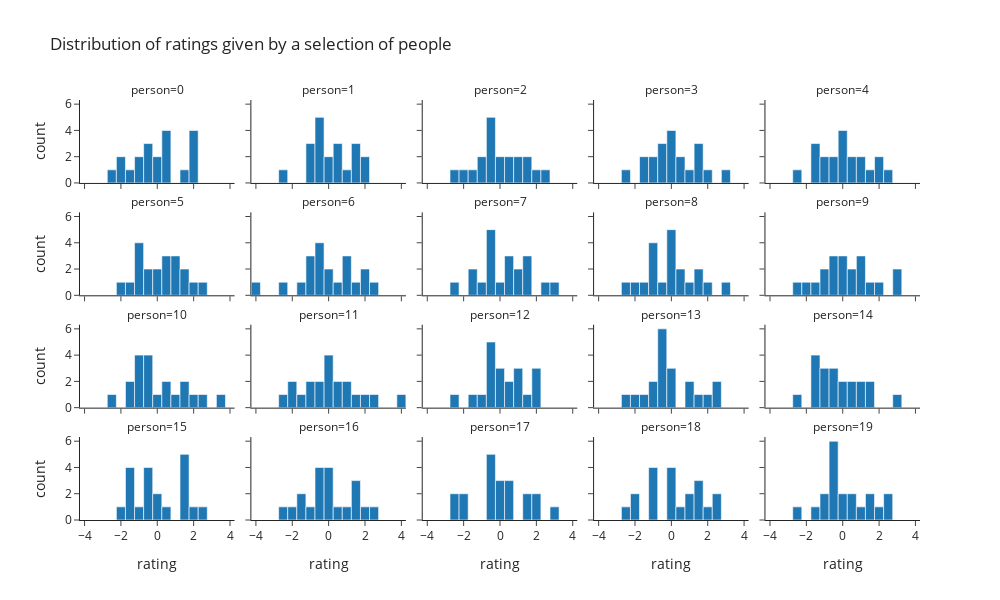

Notebook code for this chart:
### Markdown cell above
Visualising ratings given by a selection of individual participants in a similar way, we can see the nature of the distributions of ratings does not behave in the same way as the distributions per chocolate. This is a result of the fact that no individual level variation is assumed in the generative model, i.e. that all people are rating chocolates on a scale that is invariant to the population level scale (implicitly assumed to be their own private appeal rating scale bounded by how bad or good they consider it possible for a chocolate to be). So the ratings given by individuals tend to be spread across the appeal scale largeley within the bounds pf -2 to +2.

### Code cell
sim_viz.plot_ratings(facet_col='person',
                     facets_limit={'var': 'person',
                                   'records': 20},
                     title='Distribution of ratings given by a selection of people')

### Figure 1 — Plotly figure (JSON) as saved in the notebook; plotly's stock layout.template omitted (floating-point values rounded to 4 significant figures)
{"data": [{"alignmentgroup": "True", "bingroup": "x", "hovertemplate": "person=0<br>rating=%{x}<br>count=%{y}<extra></extra>", "legendgroup": "", "marker": {"color": "#1F77B4", "pattern": {"shape": ""}}, "name": "", "offsetgroup": "", "orientation": "v", "showlegend": false, "type": "histogram", "x": [-1.584, 1.688, 0.3599, -1.96, 0.04084, 1.897, -2.419, -0.5061, 0.706, -0.7407, -0.5321, -0.2477, 2.123, -1.148, -1.955, 0.7472, 1.821, 2.147, 0.4289, -1.152], "xaxis": "x16", "yaxis": "y16"}, {"alignmentgroup": "True", "bingroup": "x", "hovertemplate": "person=1<br>rating=%{x}<br>count=%{y}<extra></extra>", "legendgroup": "", "marker": {"color": "#1F77B4", "pattern": {"shape": ""}}, "name": "", "offsetgroup": "", "orientation": "v", "showlegend": false, "type": "histogram", "x": [-0.2763, 0.3991, 0.6896, -1.23, -0.7162, 1.321, -2.558, -0.8305, 2.241, -0.7629, -0.3184, -0.328, 1.59, -0.09224, -0.6824, 0.7374, 1.171, 1.758, 1.265, 0.02305], "xaxis": "x17", "yaxis": "y17"}, {"alignmentgroup": "True", "bingroup": "x", "hovertemplate": "person=2<br>rating=%{x}<br>count=%{y}<extra></extra>", "legendgroup": "", "marker": {"color": "#1F77B4", "pattern": {"shape": ""}}, "name": "", "offsetgroup": "", "orientation": "v", "showlegend": false, "type": "histogram", "x": [-0.6717, -0.7204, 0.4574, -0.6177, -0.5894, 1.662, -2.395, -1.046, 1.465, -1.881, -0.8129, 0.1341, 1.092, -0.4063, 0.2767, -0.1176, 0.8983, 2.082, 2.35, -1.553], "xaxis": "x18", "yaxis": "y18"}, {"alignmentgroup": "True", "bingroup": "x", "hovertemplate": "person=3<br>rating=%{x}<br>count=%{y}<extra></extra>", "legendgroup": "", "marker": {"color": "#1F77B4", "pattern": {"shape": ""}}, "name": "", "offsetgroup": "", "orientation": "v", "showlegend": false, "type": "histogram", "x": [-1.263, 0.5179, 0.3125, -1.25, 0.1245, 1.569, -2.281, -0.2634, 1.488, -1.223, -0.9915, -0.2972, 1.08, -0.4896, 0.09754, -0.06677, 1.682, 2.755, 2.047, 0.04717], "xaxis": "x19", "yaxis": "y19"}, {"alignmentgroup": "True", "bingroup": "x", "hovertemplate": "person=4<br>rating=%{x}<br>count=%{y}<extra></extra>", "legendgroup": "", "marker": {"color": "#1F77B4", "pattern": {"shape": ""}}, "name": "", "offsetgroup": "", "orientation": "v", "showlegend": false, "type": "histogram", "x": [-1.617, 1.11, 0.5932, -1.392, -0.3354, 1.587, -2.345, 0.08266, 1.154, -0.7762, -0.5993, -0.04247, 0.7237, -1.51, -1.17, -0.2435, 2.734, 2.02, 1.95, 0.2491], "xaxis": "x20", "yaxis": "y20"}, {"alignmentgroup": "True", "bingroup": "x", "hovertemplate": "person=5<br>rating=%{x}<br>count=%{y}<extra></extra>", "legendgroup": "", "marker": {"color": "#1F77B4", "pattern": {"shape": ""}}, "name": "", "offsetgroup": "", "orientation": "v", "showlegend": false, "type": "histogram", "x": [-1.073, 0.8289, 0.3158, -1.265, -0.2877, 1.378, -2.154, -0.7916, 1.303, -1.04, -1.008, -0.1085, 1.089, -0.6051, -0.1571, 1.238, 2.499, 1.994, 0.7351, 0.5202], "xaxis": "x11", "yaxis": "y11"}, {"alignmentgroup": "True", "bingroup": "x", "hovertemplate": "person=6<br>rating=%{x}<br>count=%{y}<extra></extra>", "legendgroup": "", "marker": {"color": "#1F77B4", "pattern": {"shape": ""}}, "name": "", "offsetgroup": "", "orientation": "v", "showlegend": false, "type": "histogram", "x": [-1.025, 2.265, 0.6246, -1.629, -0.8184, 0.8737, -2.525, -0.7529, 1.1, -0.6194, -0.6234, -0.1002, 1.6, -0.6974, -0.3038, -4.106, 1.949, 2.152, 0.7697, 0.1775], "xaxis": "x12", "yaxis": "y12"}, {"alignmentgroup": "True", "bingroup": "x", "hovertemplate": "person=7<br>rating=%{x}<br>count=%{y}<extra></extra>", "legendgroup": "", "marker": {"color": "#1F77B4", "pattern": {"shape": ""}}, "name": "", "offsetgroup": "", "orientation": "v", "showlegend": false, "type": "histogram", "x": [-0.6322, 0.4779, 0.8218, -1.271, -0.5814, 1.589, -2.442, -0.7321, 1.221, -0.6907, -0.4973, 0.01201, 1.342, -1.296, -0.9201, 1.398, 3.061, 2.303, 0.4812, 0.3897], "xaxis": "x13", "yaxis": "y13"}, {"alignmentgroup": "True", "bingroup": "x", "hovertemplate": "person=8<br>rating=%{x}<br>count=%{y}<extra></extra>", "legendgroup": "", "marker": {"color": "#1F77B4", "pattern": {"shape": ""}}, "name": "", "offsetgroup": "", "orientation": "v", "showlegend": false, "type": "histogram", "x": [-1.895, 0.518, 0.2229, -1.63, -0.1605, 1.22, -2.582, -0.8842, 0.6877, -0.7884, -1.18, 0.04408, 1.357, -0.607, -0.2144, -0.9277, 3.191, 2.126, 1.412, 0.1955], "xaxis": "x14", "yaxis": "y14"}, {"alignmentgroup": "True", "bingroup": "x", "hovertemplate": "person=9<br>rating=%{x}<br>count=%{y}<extra></extra>", "legendgroup": "", "marker": {"color": "#1F77B4", "pattern": {"shape": ""}}, "name": "", "offsetgroup": "", "orientation": "v", "showlegend": false, "type": "histogram", "x": [-0.8981, 1.24, 0.3442, -1.84, -0.3881, 1.554, -2.314, -1.142, 0.5813, -0.6372, -0.09502, 0.05903, 1.12, -1.424, 0.08454, -0.5259, 2.769, 2.223, 1.024, 3.22], "xaxis": "x15", "yaxis": "y15"}, {"alignmentgroup": "True", "bingroup": "x", "hovertemplate": "person=10<br>rating=%{x}<br>count=%{y}<extra></extra>", "legendgroup": "", "marker": {"color": "#1F77B4", "pattern": {"shape": ""}}, "name": "", "offsetgroup": "", "orientation": "v", "showlegend": false, "type": "histogram", "x": [-1.09, 0.859, 0.2532, -1.706, -0.1459, 1.544, -2.313, -0.3346, 1.836, -0.6013, -1.059, -0.3389, 2.257, -0.9214, -1.384, -1.195, 3.412, 1.74, 0.409, -0.2524], "xaxis": "x6", "yaxis": "y6"}, {"alignmentgroup": "True", "bingroup": "x", "hovertemplate": "person=11<br>rating=%{x}<br>count=%{y}<extra></extra>", "legendgroup": "", "marker": {"color": "#1F77B4", "pattern": {"shape": ""}}, "name": "", "offsetgroup": "", "orientation": "v", "showlegend": false, "type": "histogram", "x": [-1.892, -0.03119, -0.08869, -1.664, -0.7337, 1.444, -2.723, -0.01379, 0.6449, -0.6911, -1.016, 0.02833, 2.011, -1.046, -1.813, 0.3563, 3.995, 2.318, 1.114, 1.171], "xaxis": "x7", "yaxis": "y7"}, {"alignmentgroup": "True", "bingroup": "x", "hovertemplate": "person=12<br>rating=%{x}<br>count=%{y}<extra></extra>", "legendgroup": "", "marker": {"color": "#1F77B4", "pattern": {"shape": ""}}, "name": "", "offsetgroup": "", "orientation": "v", "showlegend": false, "type": "histogram", "x": [-0.5923, 0.2774, 0.1216, -1.297, -0.6415, 2.052, -2.553, -0.1803, 1.426, -0.9466, -0.3103, 0.03049, 0.945, -0.3418, 0.5345, -0.5826, 1.969, 1.976, 0.9947, 1.043], "xaxis": "x8", "yaxis": "y8"}, {"alignmentgroup": "True", "bingroup": "x", "hovertemplate": "person=13<br>rating=%{x}<br>count=%{y}<extra></extra>", "legendgroup": "", "marker": {"color": "#1F77B4", "pattern": {"shape": ""}}, "name": "", "offsetgroup": "", "orientation": "v", "showlegend": false, "type": "histogram", "x": [-1.613, -0.1719, 0.191, -1.978, -0.3499, 1.522, -2.741, -0.5444, 1.176, -0.583, -0.7244, 0.2493, 1.209, -0.6679, -0.5172, -0.7555, 2.342, 2.357, 1.924, -1.117], "xaxis": "x9", "yaxis": "y9"}, {"alignmentgroup": "True", "bingroup": "x", "hovertemplate": "person=14<br>rating=%{x}<br>count=%{y}<extra></extra>", "legendgroup": "", "marker": {"color": "#1F77B4", "pattern": {"shape": ""}}, "name": "", "offsetgroup": "", "orientation": "v", "showlegend": false, "type": "histogram", "x": [-1.415, 0.6085, 0.5126, -1.628, -1.407, 1.678, -2.433, -0.3694, 0.7799, 0.2192, -0.7804, -0.1294, 1.002, -1.071, -1.314, -0.8813, 1.293, 2.834, -0.2928, -0.6944], "xaxis": "x10", "yaxis": "y10"}, {"alignmentgroup": "True", "bingroup": "x", "hovertemplate": "person=15<br>rating=%{x}<br>count=%{y}<extra></extra>", "legendgroup": "", "marker": {"color": "#1F77B4", "pattern": {"shape": ""}}, "name": "", "offsetgroup": "", "orientation": "v", "showlegend": false, "type": "histogram", "x": [-1.344, 1.582, 0.1817, -1.275, -1.01, 1.669, -2.114, -0.7494, 1.462, -0.736, -1.385, -0.2031, 2.106, -0.5762, -1.307, 0.3506, 1.749, 2.3, 1.263, -0.6852], "xaxis": "x", "yaxis": "y"}, {"alignmentgroup": "True", "bingroup": "x", "hovertemplate": "person=16<br>rating=%{x}<br>count=%{y}<extra></extra>", "legendgroup": "", "marker": {"color": "#1F77B4", "pattern": {"shape": ""}}, "name": "", "offsetgroup": "", "orientation": "v", "showlegend": false, "type": "histogram", "x": [-0.5764, 0.1224, -0.03671, -1.808, -0.7299, 1.685, -2.565, -0.1822, 1.383, -1.306, -0.4003, 0.119, 1.438, -0.7387, -1.706, -0.8974, 1.928, 2.264, 0.8884, 0.6199], "xaxis": "x2", "yaxis": "y2"}, {"alignmentgroup": "True", "bingroup": "x", "hovertemplate": "person=17<br>rating=%{x}<br>count=%{y}<extra></extra>", "legendgroup": "", "marker": {"color": "#1F77B4", "pattern": {"shape": ""}}, "name": "", "offsetgroup": "", "orientation": "v", "showlegend": false, "type": "histogram", "x": [-0.0965, 0.5371, 0.1628, -1.954, -0.5824, 1.949, -2.74, -0.6495, 1.283, -0.3297, -0.5589, -0.03479, 1.369, -0.4153, 0.2778, -2.376, 2.901, 2.156, 0.6401, -1.954], "xaxis": "x3", "yaxis": "y3"}, {"alignmentgroup": "True", "bingroup": "x", "hovertemplate": "person=18<br>rating=%{x}<br>count=%{y}<extra></extra>", "legendgroup": "", "marker": {"color": "#1F77B4", "pattern": {"shape": ""}}, "name": "", "offsetgroup": "", "orientation": "v", "showlegend": false, "type": "histogram", "x": [-1.976, 2.472, 0.1144, -1.877, -0.7781, 1.425, -2.404, 0.07353, 0.9918, -0.7693, -1.038, 0.1852, 1.594, -1.141, 0.1996, 0.9293, 2.36, 1.671, 2.23, 0.6832], "xaxis": "x4", "yaxis": "y4"}, {"alignmentgroup": "True", "bingroup": "x", "hovertemplate": "person=19<br>rating=%{x}<br>count=%{y}<extra></extra>", "legendgroup": "", "marker": {"color": "#1F77B4", "pattern": {"shape": ""}}, "name": "", "offsetgroup": "", "orientation": "v", "showlegend": false, "type": "histogram", "x": [-0.331, 0.5189, 0.1854, -1.469, -0.09198, 1.695, -2.652, -0.3421, 2.027, -0.8252, -0.6383, -0.3271, 0.7286, -0.9349, -0.6763, -0.3161, 2.364, 2.691, 1.044, 1.406], "xaxis": "x5", "yaxis": "y5"}], "layout": {"annotations": [{"font": {}, "showarrow": false, "text": "person=15", "x": 0.092, "xanchor": "center", "xref": "paper", "y": 0.1975, "yanchor": "bottom", "yref": "paper"}, {"font": {}, "showarrow": false, "text": "person=16", "x": 0.296, "xanchor": "center", "xref": "paper", "y": 0.1975, "yanchor": "bottom", "yref": "paper"}, {"font": {}, "showarrow": false, "text": "person=17", "x": 0.5, "xanchor": "center", "xref": "paper", "y": 0.1975, "yanchor": "bottom", "yref": "paper"}, {"font": {}, "showarrow": false, "text": "person=18", "x": 0.704, "xanchor": "center", "xref": "paper", "y": 0.1975, "yanchor": "bottom", "yref": "paper"}, {"font": {}, "showarrow": false, "text": "person=19", "x": 0.908, "xanchor": "center", "xref": "paper", "y": 0.1975, "yanchor": "bottom", "yref": "paper"}, {"font": {}, "showarrow": false, "text": "person=10", "x": 0.092, "xanchor": "center", "xref": "paper", "y": 0.465, "yanchor": "bottom", "yref": "paper"}, {"font": {}, "showarrow": false, "text": "person=11", "x": 0.296, "xanchor": "center", "xref": "paper", "y": 0.465, "yanchor": "bottom", "yref": "paper"}, {"font": {}, "showarrow": false, "text": "person=12", "x": 0.5, "xanchor": "center", "xref": "paper", "y": 0.465, "yanchor": "bottom", "yref": "paper"}, {"font": {}, "showarrow": false, "text": "person=13", "x": 0.704, "xanchor": "center", "xref": "paper", "y": 0.465, "yanchor": "bottom", "yref": "paper"}, {"font": {}, "showarrow": false, "text": "person=14", "x": 0.908, "xanchor": "center", "xref": "paper", "y": 0.465, "yanchor": "bottom", "yref": "paper"}, {"font": {}, "showarrow": false, "text": "person=5", "x": 0.092, "xanchor": "center", "xref": "paper", "y": 0.7325, "yanchor": "bottom", "yref": "paper"}, {"font": {}, "showarrow": false, "text": "person=6", "x": 0.296, "xanchor": "center", "xref": "paper", "y": 0.7325, "yanchor": "bottom", "yref": "paper"}, {"font": {}, "showarrow": false, "text": "person=7", "x": 0.5, "xanchor": "center", "xref": "paper", "y": 0.7325, "yanchor": "bottom", "yref": "paper"}, {"font": {}, "showarrow": false, "text": "person=8", "x": 0.704, "xanchor": "center", "xref": "paper", "y": 0.7325, "yanchor": "bottom", "yref": "paper"}, {"font": {}, "showarrow": false, "text": "person=9", "x": 0.908, "xanchor": "center", "xref": "paper", "y": 0.7325, "yanchor": "bottom", "yref": "paper"}, {"font": {}, "showarrow": false, "text": "person=0", "x": 0.092, "xanchor": "center", "xref": "paper", "y": 1, "yanchor": "bottom", "yref": "paper"}, {"font": {}, "showarrow": false, "text": "person=1", "x": 0.296, "xanchor": "center", "xref": "paper", "y": 1, "yanchor": "bottom", "yref": "paper"}, {"font": {}, "showarrow": false, "text": "person=2", "x": 0.5, "xanchor": "center", "xref": "paper", "y": 1, "yanchor": "bottom", "yref": "paper"}, {"font": {}, "showarrow": false, "text": "person=3", "x": 0.704, "xanchor": "center", "xref": "paper", "y": 1, "yanchor": "bottom", "yref": "paper"}, {"font": {}, "showarrow": false, "text": "person=4", "x": 0.908, "xanchor": "center", "xref": "paper", "y": 1, "yanchor": "bottom", "yref": "paper"}], "barmode": "relative", "height": 600, "legend": {"tracegroupgap": 0}, "title": {"text": "Distribution of ratings given by a selection of people"}, "width": 1000, "xaxis": {"anchor": "y", "domain": [0, 0.184], "title": {"text": "rating"}}, "xaxis10": {"anchor": "y10", "domain": [0.816, 1], "matches": "x", "showticklabels": false}, "xaxis11": {"anchor": "y11", "domain": [0, 0.184], "matches": "x", "showticklabels": false}, "xaxis12": {"anchor": "y12", "domain": [0.204, 0.388], "matches": "x", "showticklabels": false}, "xaxis13": {"anchor": "y13", "domain": [0.408, 0.592], "matches": "x", "showticklabels": false}, "xaxis14": {"anchor": "y14", "domain": [0.612, 0.796], "matches": "x", "showticklabels": false}, "xaxis15": {"anchor": "y15", "domain": [0.816, 1], "matches": "x", "showticklabels": false}, "xaxis16": {"anchor": "y16", "domain": [0, 0.184], "matches": "x", "showticklabels": false}, "xaxis17": {"anchor": "y17", "domain": [0.204, 0.388], "matches": "x", "showticklabels": false}, "xaxis18": {"anchor": "y18", "domain": [0.408, 0.592], "matches": "x", "showticklabels": false}, "xaxis19": {"anchor": "y19", "domain": [0.612, 0.796], "matches": "x", "showticklabels": false}, "xaxis2": {"anchor": "y2", "domain": [0.204, 0.388], "matches": "x", "title": {"text": "rating"}}, "xaxis20": {"anchor": "y20", "domain": [0.816, 1], "matches": "x", "showticklabels": false}, "xaxis3": {"anchor": "y3", "domain": [0.408, 0.592], "matches": "x", "title": {"text": "rating"}}, "xaxis4": {"anchor": "y4", "domain": [0.612, 0.796], "matches": "x", "title": {"text": "rating"}}, "xaxis5": {"anchor": "y5", "domain": [0.816, 1], "matches": "x", "title": {"text": "rating"}}, "xaxis6": {"anchor": "y6", "domain": [0, 0.184], "matches": "x", "showticklabels": false}, "xaxis7": {"anchor": "y7", "domain": [0.204, 0.388], "matches": "x", "showticklabels": false}, "xaxis8": {"anchor": "y8", "domain": [0.408, 0.592], "matches": "x", "showticklabels": false}, "xaxis9": {"anchor": "y9", "domain": [0.612, 0.796], "matches": "x", "showticklabels": false}, "yaxis": {"anchor": "x", "domain": [0, 0.1975], "title": {"text": "count"}}, "yaxis10": {"anchor": "x10", "domain": [0.2675, 0.465], "matches": "y", "showticklabels": false}, "yaxis11": {"anchor": "x11", "domain": [0.535, 0.7325], "matches": "y", "title": {"text": "count"}}, "yaxis12": {"anchor": "x12", "domain": [0.535, 0.7325], "matches": "y", "showticklabels": false}, "yaxis13": {"anchor": "x13", "domain": [0.535, 0.7325], "matches": "y", "showticklabels": false}, "yaxis14": {"anchor": "x14", "domain": [0.535, 0.7325], "matches": "y", "showticklabels": false}, "yaxis15": {"anchor": "x15", "domain": [0.535, 0.7325], "matches": "y", "showticklabels": false}, "yaxis16": {"anchor": "x16", "domain": [0.8025, 1], "matches": "y", "title": {"text": "count"}}, "yaxis17": {"anchor": "x17", "domain": [0.8025, 1], "matches": "y", "showticklabels": false}, "yaxis18": {"anchor": "x18", "domain": [0.8025, 1], "matches": "y", "showticklabels": false}, "yaxis19": {"anchor": "x19", "domain": [0.8025, 1], "matches": "y", "showticklabels": false}, "yaxis2": {"anchor": "x2", "domain": [0, 0.1975], "matches": "y", "showticklabels": false}, "yaxis20": {"anchor": "x20", "domain": [0.8025, 1], "matches": "y", "showticklabels": false}, "yaxis3": {"anchor": "x3", "domain": [0, 0.1975], "matches": "y", "showticklabels": false}, "yaxis4": {"anchor": "x4", "domain": [0, 0.1975], "matches": "y", "showticklabels": false}, "yaxis5": {"anchor": "x5", "domain": [0, 0.1975], "matches": "y", "showticklabels": false}, "yaxis6": {"anchor": "x6", "domain": [0.2675, 0.465], "matches": "y", "title": {"text": "count"}}, "yaxis7": {"anchor": "x7", "domain": [0.2675, 0.465], "matches": "y", "showticklabels": false}, "yaxis8": {"anchor": "x8", "domain": [0.2675, 0.465], "matches": "y", "showticklabels": false}, "yaxis9": {"anchor": "x9", "domain": [0.2675, 0.465], "matches": "y", "showticklabels": false}}}
